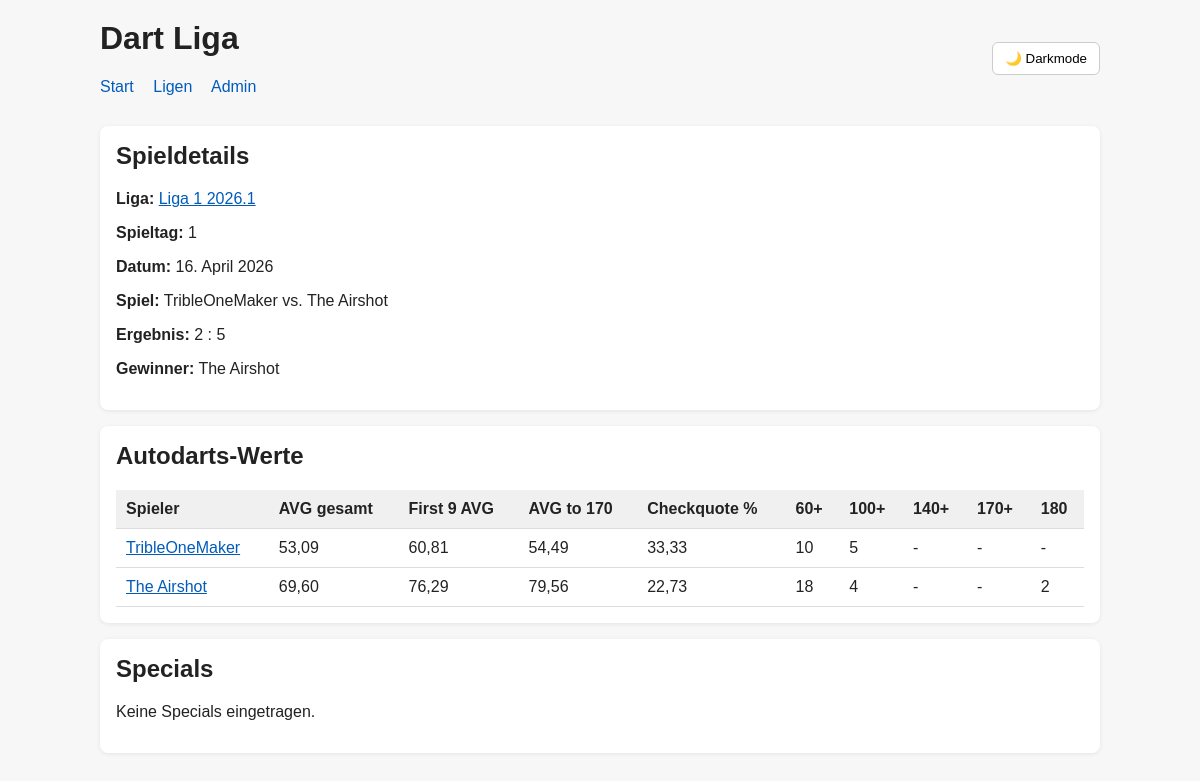
The app's page /spiele/43/, older data.
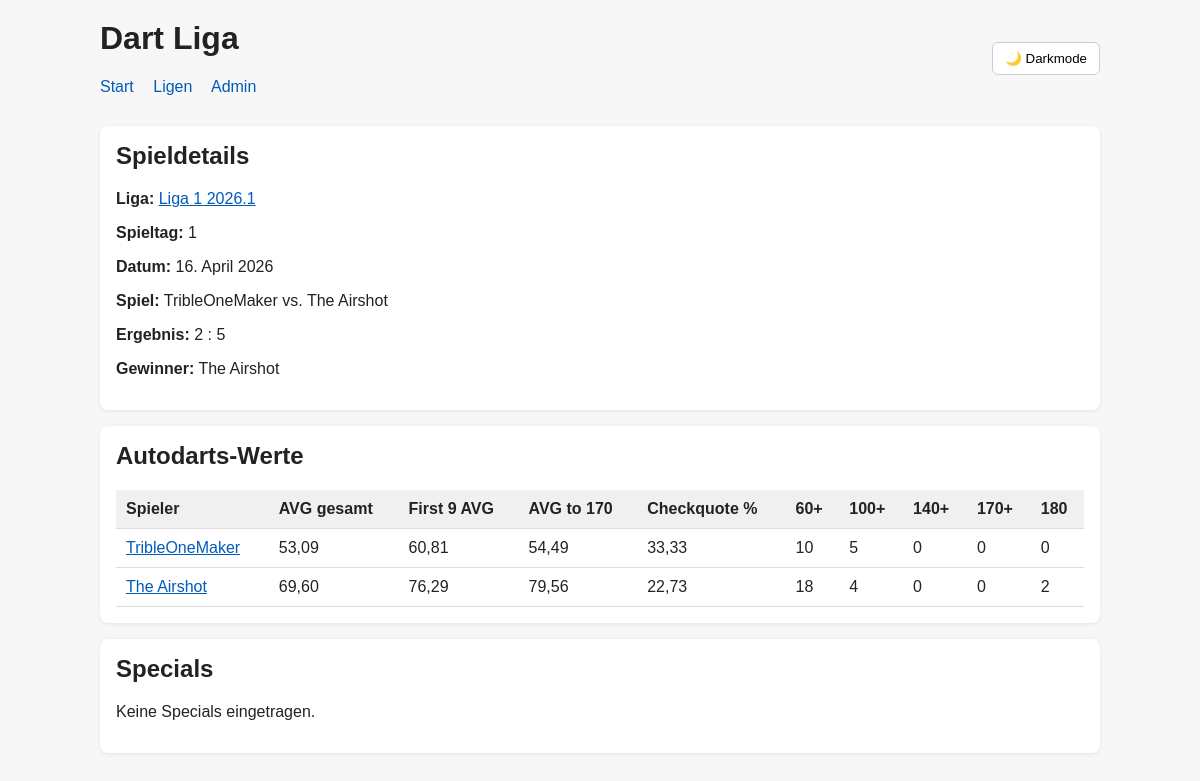
The same page, newer data.
### leagues/models.py (models this page shows, shortened)
class League(models.Model):
    season = models.ForeignKey(
        Season,
        on_delete=models.CASCADE,
        related_name="leagues"
    )
    tier = models.ForeignKey(
        LeagueTier,
        on_delete=models.PROTECT,
        related_name="leagues"
    )
    name = models.CharField(max_length=100)
    max_players = models.PositiveIntegerField(default=12)
    is_public = models.BooleanField(default=True)
    class Meta:
        ordering = ["tier__order", "name"]
        unique_together = ["season", "name"]

### matches/models.py (models this page shows, shortened)
class Match(models.Model):
    matchday = models.ForeignKey(
        Matchday,
        on_delete=models.CASCADE,
        related_name="matches"
    )
    player1 = models.ForeignKey(
        "players.Player",
        on_delete=models.PROTECT,
        related_name="matches_as_player1"
    )
    player2 = models.ForeignKey(
        "players.Player",
        on_delete=models.PROTECT,
        related_name="matches_as_player2"
    )
    player1_legs = models.PositiveIntegerField(default=0)
    player2_legs = models.PositiveIntegerField(default=0)
    winner = models.ForeignKey(
        "players.Player",
        on_delete=models.SET_NULL,
        null=True,
        blank=True,
        related_name="won_matches"
    )
    is_finished = models.BooleanField(default=False)
    class Meta:
        ordering = ["matchday", "id"]
        verbose_name = "Spiel"
        verbose_name_plural = "Spiele"

class Matchday(models.Model):
    league = models.ForeignKey(
        "leagues.League",
        on_delete=models.CASCADE,
        related_name="matchdays"
    )
    number = models.PositiveIntegerField()
    date = models.DateField(null=True, blank=True)
    class Meta:
        ordering = ["league", "number"]
        unique_together = ["league", "number"]

class MatchPlayerStat(models.Model):
    match = models.ForeignKey(
        Match,
        on_delete=models.CASCADE,
        related_name="player_stats"
    )
    player = models.ForeignKey(
        "players.Player",
        on_delete=models.CASCADE,
        related_name="match_stats"
    )
    avg_total = models.DecimalField(
        max_digits=6,
        decimal_places=2,
        null=True,
        blank=True,
        verbose_name="AVG gesamt"
    )
    avg_first9 = models.DecimalField(
        max_digits=6,
        decimal_places=2,
        null=True,
        blank=True,
        verbose_name="First 9 AVG"
    )
    avg_to_170 = models.DecimalField(
        max_digits=6,
        decimal_places=2,
        null=True,
        blank=True,
        verbose_name="AVG to 170"
    )
    checkout_percent = models.DecimalField(
        max_digits=6,
        decimal_places=2,
        null=True,
        blank=True,
        verbose_name="Checkquote %"
    )
    throws_60_plus = models.IntegerField(
        null=True,
        blank=True,
        verbose_name="60+"
    )
    throws_100_plus = models.IntegerField(
        null=True,
        blank=True,
        verbose_name="100+"
    )
    throws_140_plus = models.IntegerField(
        null=True,
        blank=True,
        verbose_name="140+"
    )
    throws_170_plus = models.IntegerField(
        null=True,
        blank=True,
        verbose_name="170+"
    )
    throws_180 = models.IntegerField(
        null=True,
        blank=True,
        verbose_name="180"
    )
    class Meta:
        ordering = ["match", "player__display_name"]
        unique_together = ["match", "player"]
        verbose_name = "Spieler-Statistik"
        verbose_name_plural = "Spieler-Statistiken"

### players/models.py (models this page shows, shortened)
class Player(models.Model):
    discord_name = models.CharField(
        max_length=100,
        unique=True,
        verbose_name="Discord Name"
    )
    autodarts_name = models.CharField(
        max_length=100,
        unique=True,
        verbose_name="Autodarts Name"
    )
    display_name = models.CharField(max_length=150, blank=True)
    is_active = models.BooleanField(default=True, verbose_name="Spieler aktiv")
    is_blocked = models.BooleanField(default=False, verbose_name="Spieler gesperrt")
    class Meta:
        ordering = ["display_name"]
        verbose_name = "Spieler"
        verbose_name_plural = "Spieler"
    def __str__(self):
        return self.display_name or f"{self.discord_name} / {self.autodarts_name}"

### public/views.py (the view)
# urls.py: path("spiele/<int:match_id>/", views.match_detail, name="match_detail"),
def match_detail(request, match_id):
    match = get_object_or_404(
        Match.objects.select_related(
            "matchday__league__season",
            "matchday__league__tier",
            "player1",
            "player2",
            "winner",
        ).prefetch_related(
            "player_stats__player",
            "specials__player",
        ),
        id=match_id,
    )
    stats_by_player_id = {
        stat.player_id: stat
        for stat in match.player_stats.all()
    }
    player_rows = []
    for player in [match.player1, match.player2]:
        player_rows.append({
            "player": player,
            "stat": stats_by_player_id.get(player.id),
        })
    context = {
        "match": match,
        "league": match.matchday.league,
        "player_rows": player_rows,
        "specials": match.specials.all(),
    }
    return render(request, "public/match_detail.html", context)

### templates/public/match_detail.html (shortened to what this page needs)
{% extends "public/base.html" %}
{% block content %}
<div class="card">
    <h2>Spieldetails</h2>
    <p><strong>Liga:</strong> <a href="{% url 'league_detail' league.id %}">{{ league.name }}</a></p>
    <p><strong>Spieltag:</strong> {{ match.matchday.number }}</p>
    {% if match.matchday.date %}<p><strong>Datum:</strong> {{ match.matchday.date }}</p>{% endif %}
    <p><strong>Spiel:</strong> {{ match.player1 }} vs. {{ match.player2 }}</p>
    <p><strong>Ergebnis:</strong> {{ match.player1_legs }} : {{ match.player2_legs }}</p>
    <p><strong>Gewinner:</strong> {% if match.winner %}{{ match.winner }}{% else %}-{% endif %}</p>
</div>
<div class="card">
    <h2>Autodarts-Werte</h2>
    <table>
        <thead>
            <tr>
                <th>Spieler</th>
                <th>AVG gesamt</th>
                <th>First 9 AVG</th>
                <th>AVG to 170</th>
                <th>Checkquote %</th>
                <th>60+</th>
                <th>100+</th>
                <th>140+</th>
                <th>170+</th>
                <th>180</th>
            </tr>
        </thead>
        <tbody>
            {% for row in player_rows %}
                <tr>
                    <td><a href="{% url 'player_detail' row.player.id %}">{{ row.player.display_name }}</a></td>
                    {% if row.stat %}
                        <td>{% if row.stat.avg_total != None %}{{ row.stat.avg_total }}{% else %}-{% endif %}</td>
                        <td>{% if row.stat.avg_first9 != None %}{{ row.stat.avg_first9 }}{% else %}-{% endif %}</td>
                        <td>{% if row.stat.avg_to_170 != None %}{{ row.stat.avg_to_170 }}{% else %}-{% endif %}</td>
                        <td>{% if row.stat.checkout_percent != None %}{{ row.stat.checkout_percent }}{% else %}-{% endif %}</td>
                        <td>{% if row.stat.throws_60_plus != None %}{{ row.stat.throws_60_plus }}{% else %}-{% endif %}</td>
                        <td>{% if row.stat.throws_100_plus != None %}{{ row.stat.throws_100_plus }}{% else %}-{% endif %}</td>
                        <td>{% if row.stat.throws_140_plus != None %}{{ row.stat.throws_140_plus }}{% else %}-{% endif %}</td>
                        <td>{% if row.stat.throws_170_plus != None %}{{ row.stat.throws_170_plus }}{% else %}-{% endif %}</td>
                        <td>{% if row.stat.throws_180 != None %}{{ row.stat.throws_180 }}{% else %}-{% endif %}</td>
                    {% endif %}
                </tr>
            {% endfor %}
        </tbody>
    </table>
</div>
<div class="card">
    <h2>Specials</h2>
    {% if specials %}
        <table>
            <thead>
                <tr>
                    <th>Spieler</th>
                    <th>Typ</th>
                    <th>Wert</th>
                </tr>
            </thead>
            <tbody>
                {% for special in specials %}
                    <tr>
                        <td>{{ special.player.display_name }}</td>
                        <td>{{ special.get_special_type_display }}</td>
                        <td>{{ special.value }}</td>
                    </tr>
                {% endfor %}
            </tbody>
        </table>
    {% else %}
        <p>Keine Specials eingetragen.</p>
    {% endif %}
</div>
{% endblock %}

### templates/public/base.html (shortened to what this page needs)
<!DOCTYPE html>
<html lang="de">
<head>
</head>
<body>
    <header>
        <div>
            <h1>Dart Liga</h1>
            <nav>
                <a href="{% url 'home' %}">Start</a>
                <a href="{% url 'league_list' %}">Ligen</a>
                <a href="/admin/">Admin</a>
            </nav>
        </div>
        <button class="darkmode-button" id="darkmode-toggle">
            🌙 Darkmode
        </button>
    </header>
    {% block content %}{% endblock %}
</body>
</html>

### templates/public/base.html (style rules this page uses)
body { font-family: Arial, sans-serif; max-width: 1000px; margin: 0 auto; padding: 20px; background: #f7f7f7; color: #222; }
header { margin-bottom: 30px; display: flex; justify-content: space-between; align-items: center; gap: 20px; }
nav a { margin-right: 15px; text-decoration: none; color: #005bbb; }
.card { background: white; padding: 16px; margin-bottom: 16px; border-radius: 8px; box-shadow: 0 1px 4px rgba(0,0,0,0.08); }
table { width: 100%; border-collapse: collapse; background: white; }
th, td { padding: 10px; border-bottom: 1px solid #ddd; text-align: left; }
th { background-color: #f0f0f0; }
h1, h2, h3 { margin-top: 0; }
.darkmode-button { padding: 8px 12px; border: 1px solid #ccc; border-radius: 6px; background: white; cursor: pointer; }
a, a:visited { color: #005bbb; }

Row changes from the older to the newer data that the page shows:
changed through a linked row, Player "TribleOneMaker": stat.throws_140_plus (not shown) → "0"; stat.throws_170_plus (not shown) → "0"; stat.throws_180 (not shown) → "0"; no longer shows "- - -"
changed through a linked row, Player "The Airshot": stat.throws_140_plus (not shown) → "0"; stat.throws_170_plus (not shown) → "0"; no longer shows "- -"
